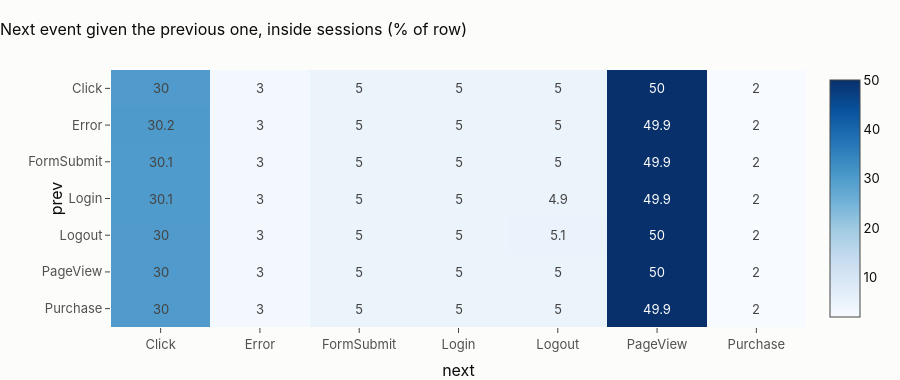

The notebook cell saved with this chart:
### Markdown cell above
## 1 · The session funnel

### Code cell
edge = star.q("""select avg(starts_with_login::int) as login_first, avg(ends_with_logout::int) as logout_last,
                        count(*) as sessions, median(n_events) as median_events, median(session_seconds) as median_seconds
                 from {fct_session}""").iloc[0]
tr = star.q("""with e as (select session_id, event_type,
                    row_number() over (partition by session_id order by event_ts_utc, event_id) as k,
                    count(*) over (partition by session_id) as n,
                    lag(event_type) over (partition by session_id order by event_ts_utc, event_id) as prev
                  from {stg_digital_events})
               select prev, event_type as next, count(*) as n from e
               where k > 2 and k < n group by all order by all""")
tm = tr.pivot_table(index="prev", columns="next", values="n", fill_value=0)
chi = stats.chi2_contingency(tm.to_numpy())
v = float(np.sqrt(chi.statistic / (tm.to_numpy().sum() * (min(tm.shape) - 1))))
s_tests.append(
    {
        "scenario": "07 session and send",
        "test": "inner event transitions depart from independence (Cramér's V)",
        "statistic": chi.statistic,
        "p_value": chi.pvalue,
        "effect": v,
        "n": int(tm.to_numpy().sum()),
        "reading": "ordered funnel" if v >= 0.1 else "events in random order",
    }
)
fig = px.imshow(
    (100 * tm.div(tm.sum(axis=1), axis=0)).round(1),
    text_auto=True,
    aspect="auto",
    color_continuous_scale="Blues",
    title="Next event given the previous one, inside sessions (% of row)",
)
fig.update_layout(height=380)
fig.show()
display(
    Markdown(
        f"**{100 * edge.login_first:.1f} % of {int(edge.sessions):,} sessions start with Login and "
        f"{100 * edge.logout_last:.1f} % end with Logout; the median session has {edge.median_events:.0f} events over "
        f"{edge.median_seconds / 60:.1f} minutes.** Between those fixed edges, the next event barely depends on the "
        f"previous one (Cramér's V {v:.3f}): every row of the transition matrix is the same mix. A real clickstream is "
        "a funnel (a product page before a form, a form before a purchase, an error followed by a retry); here the "
        "inner events are drawn independently, so no step-level funnel or drop-off model can be learned."
    )
)

### Figure 1 — Plotly figure (JSON) as saved in the notebook; plotly's stock layout.template omitted (floating-point values rounded to 4 significant figures)
{"data": [{"coloraxis": "coloraxis", "hovertemplate": "next: %{x}<br>prev: %{y}<br>color: %{z}<extra></extra>", "name": "0", "texttemplate": "%{z}", "type": "heatmap", "x": ["Click", "Error", "FormSubmit", "Login", "Logout", "PageView", "Purchase"], "xaxis": "x", "y": ["Click", "Error", "FormSubmit", "Login", "Logout", "PageView", "Purchase"], "yaxis": "y", "z": [[30.0, 3.0, 5.0, 5.0, 5.0, 50.0, 2.0], [30.2, 3.0, 5.0, 5.0, 5.0, 49.9, 2.0], [30.1, 3.0, 5.0, 5.0, 5.0, 49.9, 2.0], [30.1, 3.0, 5.0, 5.0, 4.9, 49.9, 2.0], [30.0, 3.0, 5.0, 5.0, 5.1, 50.0, 2.0], [30.0, 3.0, 5.0, 5.0, 5.0, 50.0, 2.0], [30.0, 3.0, 5.0, 5.0, 5.0, 49.9, 2.0]]}], "layout": {"coloraxis": {"autocolorscale": false, "colorscale": [[0.0, "rgb(247,251,255)"], [0.125, "rgb(222,235,247)"], [0.25, "rgb(198,219,239)"], [0.375, "rgb(158,202,225)"], [0.5, "rgb(107,174,214)"], [0.625, "rgb(66,146,198)"], [0.75, "rgb(33,113,181)"], [0.875, "rgb(8,81,156)"], [1.0, "rgb(8,48,107)"]]}, "height": 380, "title": {"text": "Next event given the previous one, inside sessions (% of row)"}, "xaxis": {"anchor": "y", "domain": [0.0, 1.0], "title": {"text": "next"}}, "yaxis": {"anchor": "x", "autorange": "reversed", "domain": [0.0, 1.0], "title": {"text": "prev"}}}}
